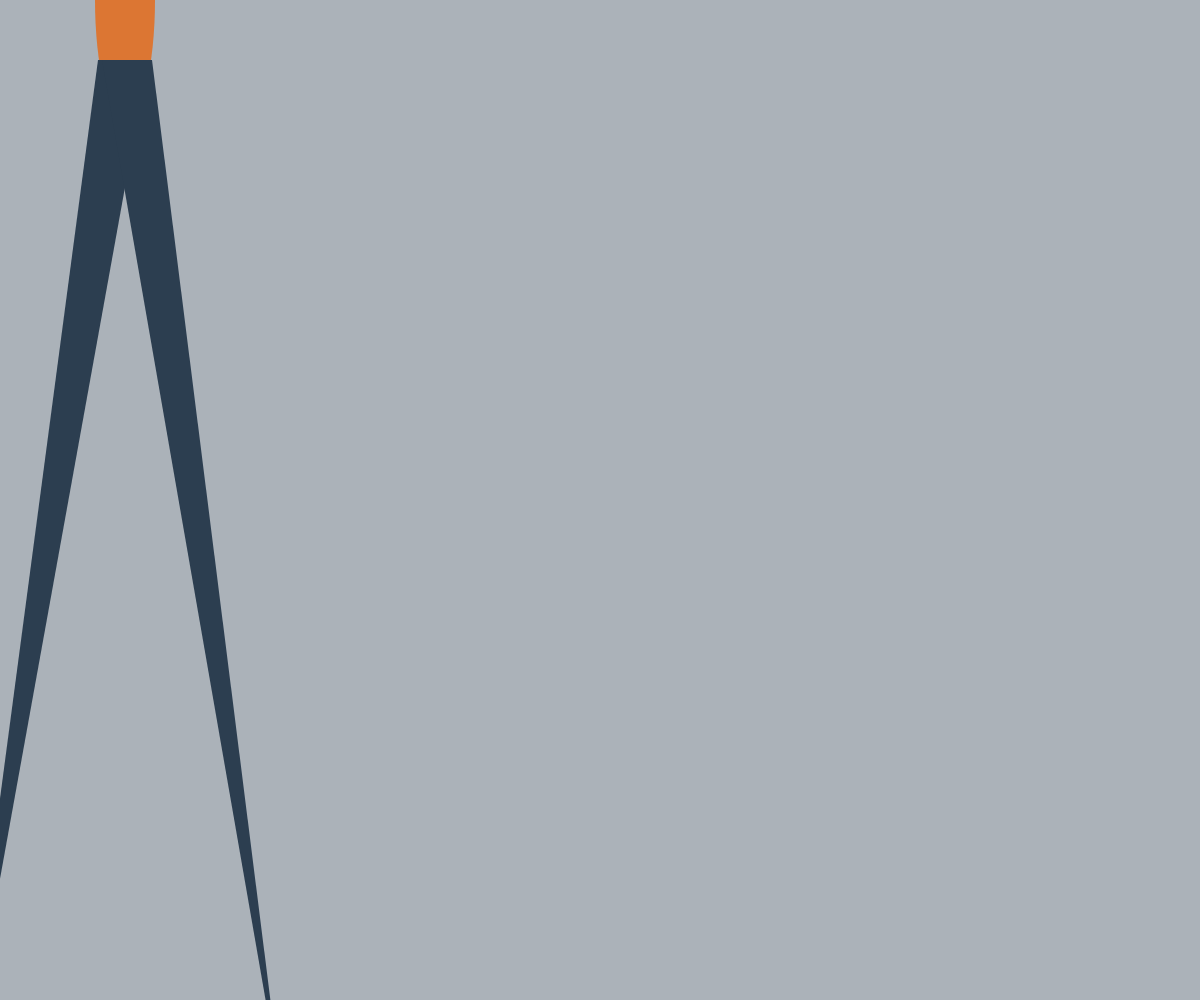
Frame 1 (no input)
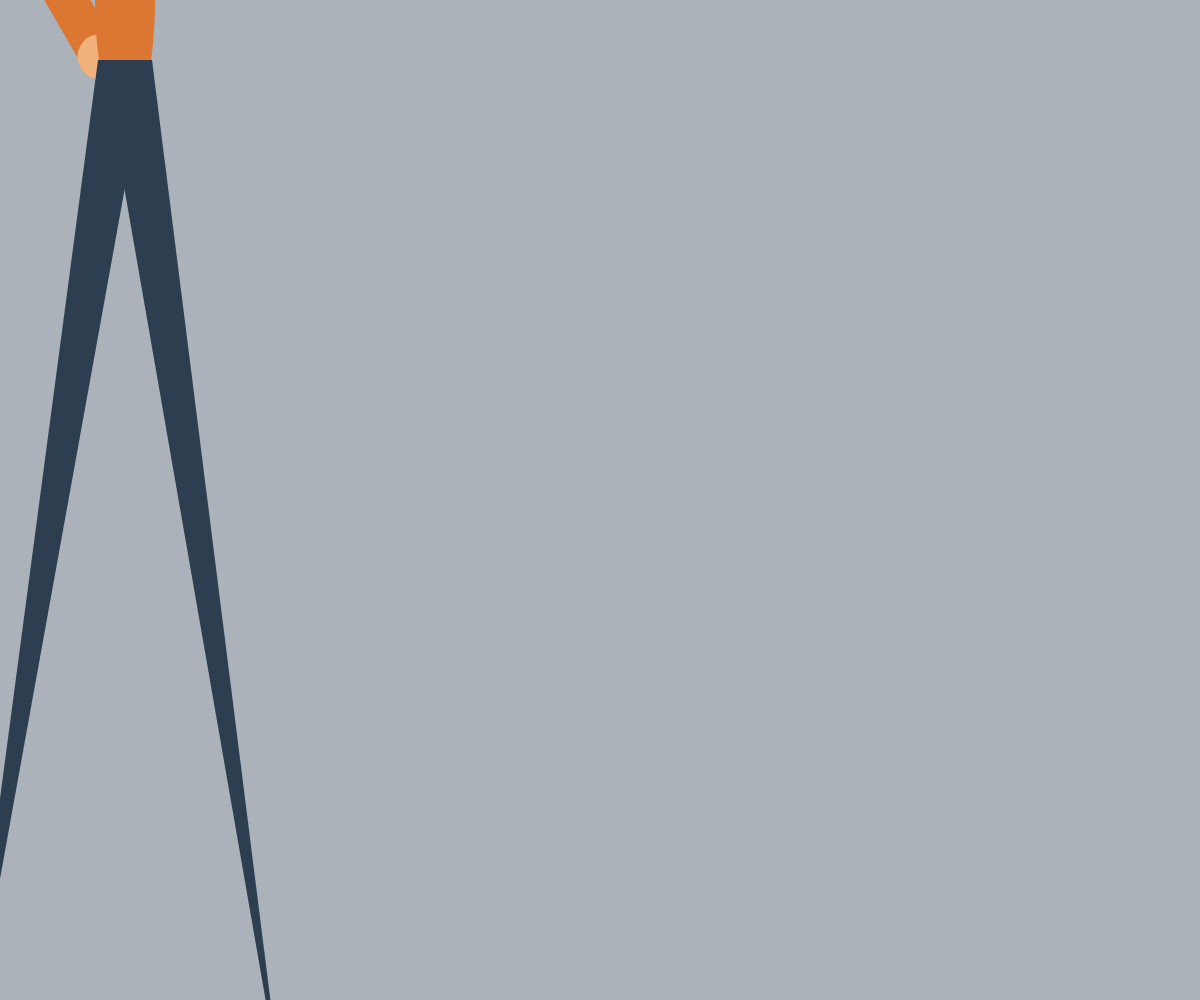
Frame 60 (no input)
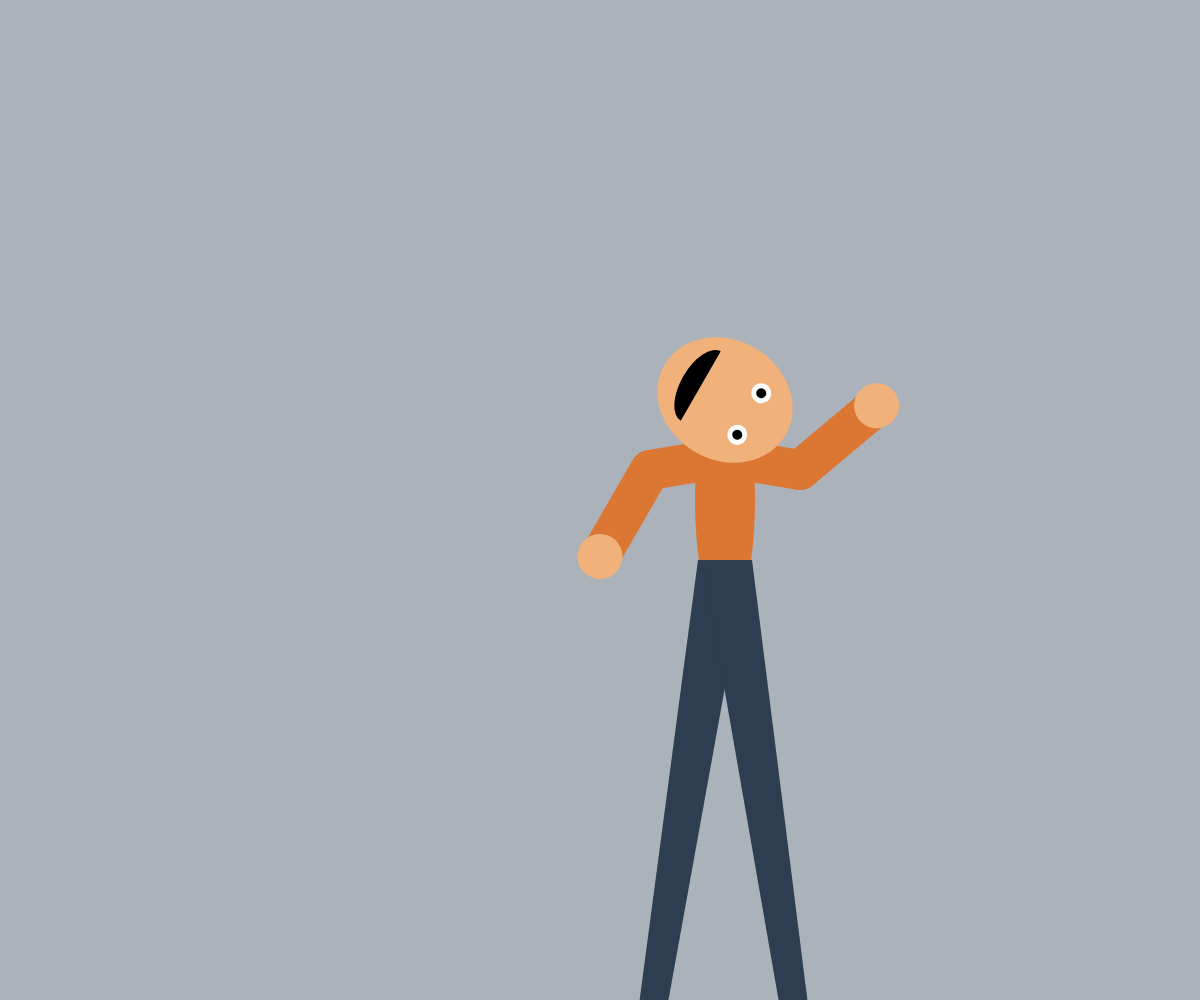
Frame 120 (the mouse pressed at the canvas centre since frame 60)

The p5.js sketch that drew these frames (run headless with seeded random() and noise() and a simulated clock; from frame 60 on, the mouse is pressed at the canvas centre):

// p5.js sketch
// ── sketch.js
function setup() {
  createCanvas( windowWidth, windowHeight );
}

var headAngle = 0;
var headRotRate = 0;
var armAngle = 0;
var headWidth = 120;
var headHeight = 140;

function draw() {
  background('#ABB2B9');
  noCursor();
  headRotRate = (mouseY * 0.1) - 30
  headAngle = headAngle + headRotRate;
  armAngle = armAngle - 5;

  //Start sandbox for person
  push();
  //have person follow the mouse
  translate( mouseX, mouseY );
  //Arms start here
  push();
  strokeWeight( 40 );
  stroke('#DC7633');
  //rotations for arm 1
  push();
  translate( 50, -30 );
  rotate( radians(armAngle) );
  line( 0, 0, 100, 0 );
  fill('#F0B27A');
  noStroke();
  ellipse( 100, 0, 45 );
  pop();
  line( 50, -30, 110, -40 );
  //arm 2
  push();
  translate( 200, -30 );
  //rotatation for arm 2
  push();
  rotate( radians(mouseY) );
  line( 0, 0, -100, 0 );
  fill('#F0B27A');
  noStroke();
  ellipse( -100, 0, 45 );
  pop();
  line( -60, -10, 0, 0 );
  pop();
  pop();
  //Body Starts here
  fill('#DC7633');
  noStroke();
  ellipse( 125, 0, 60, 240 );
  //head starts here
  push();
  noStroke();
  fill('#F0B27A');
  translate( 125, -100 );
  //rotatation
  rotate( radians(headAngle) );
  ellipse( 0, 0, headWidth, headHeight );
  //eyes
  strokeWeight(2);
  push();
  translate( headWidth * -0.2, headHeight * -0.2)
  ellipse( 0, 0, headWidth * .33, headHeight * .33 );
  fill('#FDFEFE');
  ellipse( 0, 0, 20 );
  fill(0);
  ellipse( 0, 0, 10 );
  pop();
  push();
  translate( headWidth * 0.2, headHeight * -0.2 )
  ellipse( 0, 0, 40);
  noStroke();
  fill('#FDFEFE');
  ellipse( 0, 0, 20 );
  fill(0);
  ellipse( 0, 0, 10 );
  pop();
  //Mouth
  push();
  fill(0);
  arc( 0, headHeight * 0.2, 80, 40, 0, PI );
  pop();
  pop(); //end the head
  //begin legs
  fill('#2C3E50');
  noStroke();
  triangle( 98, 60, 148, 60, -40, height+100 );
  triangle( 152, 60, 102, 60, 283, height+100 );
  //end sketch


}
